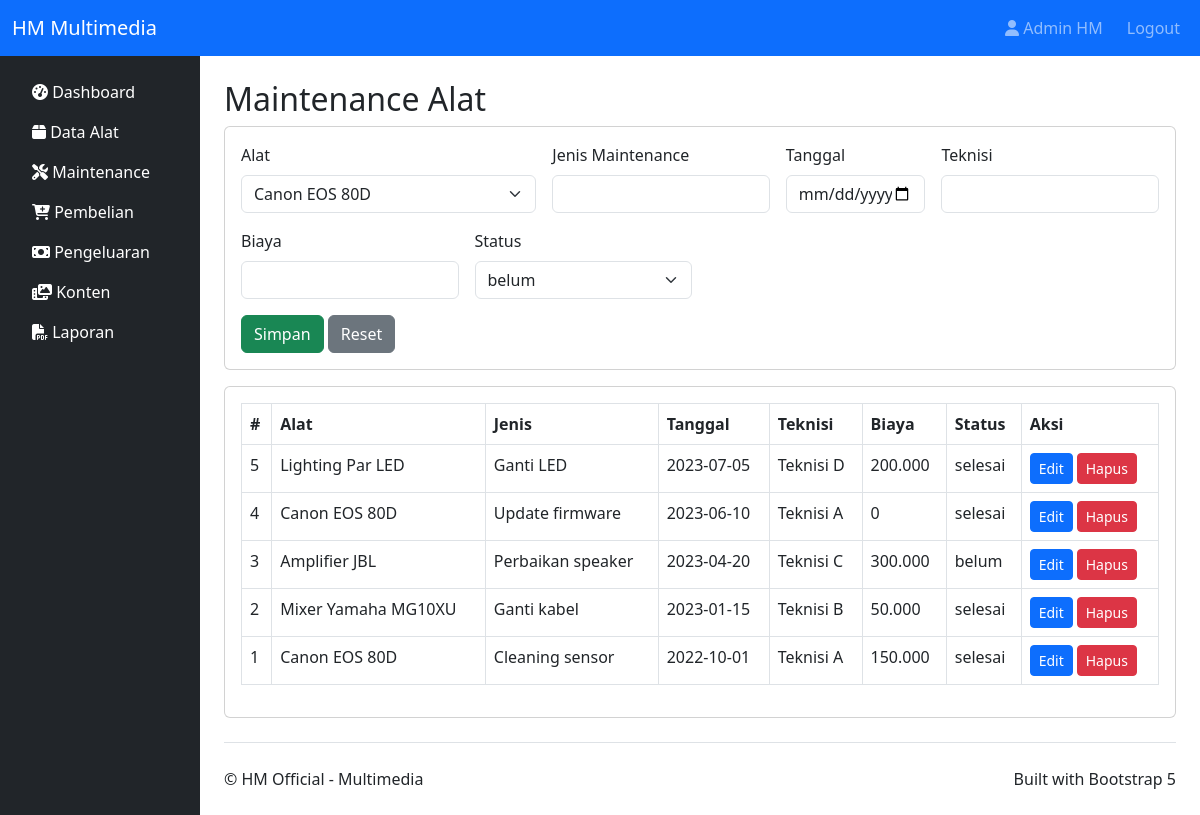
The app's page /maintenance.php (signed in) with its own data.
### tables this page shows
CREATE TABLE IF NOT EXISTS tabel_maintenance (
  id_maintenance INT AUTO_INCREMENT PRIMARY KEY,
  id_alat INT NOT NULL,
  tanggal DATE,
  jenis_maintenance VARCHAR(150),
  teknisi VARCHAR(150),
  biaya DECIMAL(12,2) DEFAULT 0,
  status ENUM('selesai','belum') DEFAULT 'belum',
  FOREIGN KEY (id_alat) REFERENCES tabel_alat(id_alat) ON DELETE CASCADE
);

CREATE TABLE IF NOT EXISTS tabel_alat (
  id_alat INT AUTO_INCREMENT PRIMARY KEY,
  nama_alat VARCHAR(255) NOT NULL,
  jenis VARCHAR(100) NOT NULL,
  kondisi ENUM('baik','rusak ringan','rusak berat') DEFAULT 'baik',
  lokasi VARCHAR(150),
  penanggung_jawab VARCHAR(100),
  tanggal_pembelian DATE
);

### config.php (called while the page is built, shortened)
<?php
function is_logged_in() {
    return isset($_SESSION['user']);
}
?>

### maintenance.php (the view, shortened to what this page needs)
<?php
require_once 'config.php';
include 'header.php';
?>
<h2>Maintenance Alat</h2>
<div class="card mb-3">
  <div class="card-body">
    <form method="post" class="row g-3">
      <div class="col-md-4">
        <label class="form-label">Alat</label>
        <select name="id_alat" id="id_alat" class="form-select">
          <?php $rs = mysqli_query($conn, "SELECT id_alat, nama_alat FROM tabel_alat"); while($r = mysqli_fetch_assoc($rs)){ echo '<option value="'.$r['id_alat'].'">'.htmlspecialchars($r['nama_alat']).'</option>'; } ?>
        </select>
      </div>
      <div class="col-md-3">
        <label class="form-label">Jenis Maintenance</label>
        <input type="text" name="jenis_maintenance" id="jenis_maintenance" class="form-control">
      </div>
      <div class="col-md-2">
        <label class="form-label">Tanggal</label>
        <input type="date" name="tanggal" id="tanggal" class="form-control">
      </div>
      <div class="col-md-3">
        <label class="form-label">Teknisi</label>
        <input type="text" name="teknisi" id="teknisi" class="form-control">
      </div>
      <div class="col-md-3">
        <label class="form-label">Biaya</label>
        <input type="number" name="biaya" id="biaya" class="form-control">
      </div>
      <div class="col-md-3">
        <label class="form-label">Status</label>
        <select name="status" id="status" class="form-select"><option value="belum">belum</option><option value="selesai">selesai</option></select>
      </div>
      <div class="col-12">
        <button class="btn btn-success">Simpan</button>
        <button type="reset" class="btn btn-secondary" onclick="clearForm()">Reset</button>
      </div>
    </form>
  </div>
</div>
<div class="card">
  <div class="card-body">
    <table class="table table-bordered">
      <thead><tr><th>#</th><th>Alat</th><th>Jenis</th><th>Tanggal</th><th>Teknisi</th><th>Biaya</th><th>Status</th><th>Aksi</th></tr></thead>
      <tbody>
      <?php
      $q = mysqli_query($conn, "SELECT m.*, a.nama_alat FROM tabel_maintenance m JOIN tabel_alat a ON m.id_alat=a.id_alat ORDER BY id_maintenance DESC");
      while($r = mysqli_fetch_assoc($q)){
          echo '<tr>';
          echo '<td>'.$r['id_maintenance'].'</td>';
          echo '<td>'.htmlspecialchars($r['nama_alat']).'</td>';
          echo '<td>'.htmlspecialchars($r['jenis_maintenance']).'</td>';
          echo '<td>'.$r['tanggal'].'</td>';
          echo '<td>'.htmlspecialchars($r['teknisi']).'</td>';
          echo '<td>'.number_format($r['biaya'],0,',','.').'</td>';
          echo '<td>'.htmlspecialchars($r['status']).'</td>';
          echo '<td><a class="btn btn-sm btn-primary me-1" href="#" onclick="edit('.htmlspecialchars(json_encode($r), ENT_QUOTES).')">Edit</a><a class="btn btn-sm btn-danger" href="?delete='.$r['id_maintenance'].'" onclick="return confirm(\'Hapus?\')">Hapus</a></td>';
          echo '</tr>';
      }
      ?>
      </tbody>
    </table>
  </div>
</div>
<?php include 'footer.php'; ?>

### header.php (shortened to what this page needs)
<?php
require_once 'config.php';
?>
<!doctype html>
<html lang="id">
<head>
  <link href="https://cdn.jsdelivr.net/npm/bootstrap@5.3.0/dist/css/bootstrap.min.css" rel="stylesheet">
  <link href="https://cdnjs.cloudflare.com/ajax/libs/font-awesome/6.4.0/css/all.min.css" rel="stylesheet">
  <link href="assets/css/style.css" rel="stylesheet">
</head>
<body>
<nav class="navbar navbar-expand-lg navbar-dark bg-primary fixed-top">
  <div class="container-fluid">
    <a class="navbar-brand" href="index.php">HM Multimedia</a>
    <div class="collapse navbar-collapse" id="navbarNav">
      <ul class="navbar-nav ms-auto">
        <?php if(is_logged_in()): ?>
        <li class="nav-item me-2"><a class="nav-link" href="#"><i class="fa fa-user"></i> <?=htmlspecialchars($_SESSION['user']['nama_user'])?></a></li>
        <li class="nav-item"><a class="nav-link" href="logout.php">Logout</a></li>
        <?php else: ?>
        <li class="nav-item"><a class="nav-link" href="login.php">Login</a></li>
        <?php endif; ?>
      </ul>
    </div>
  </div>
</nav>
<div class="container-fluid">
  <div class="row">
    <nav class="col-md-2 d-none d-md-block bg-dark sidebar p-3 text-white">
      <div class="sidebar-sticky">
        <ul class="nav flex-column">
          <li class="nav-item"><a class="nav-link text-white" href="index.php"><i class="fa fa-tachometer-alt"></i> Dashboard</a></li>
          <li class="nav-item"><a class="nav-link text-white" href="alat.php"><i class="fa fa-box"></i> Data Alat</a></li>
          <li class="nav-item"><a class="nav-link text-white" href="maintenance.php"><i class="fa fa-tools"></i> Maintenance</a></li>
          <li class="nav-item"><a class="nav-link text-white" href="pembelian.php"><i class="fa fa-cart-plus"></i> Pembelian</a></li>
          <li class="nav-item"><a class="nav-link text-white" href="pengeluaran.php"><i class="fa fa-money-bill"></i> Pengeluaran</a></li>
          <li class="nav-item"><a class="nav-link text-white" href="konten.php"><i class="fa fa-photo-video"></i> Konten</a></li>
          <li class="nav-item"><a class="nav-link text-white" href="laporan.php"><i class="fa fa-file-pdf"></i> Laporan</a></li>
        </ul>
      </div>
    </nav>
    <main class="col-md-9 ms-sm-auto col-lg-10 px-md-4 py-4">

### footer.php (shortened to what this page needs)
    <footer class="pt-4 mt-4 border-top">
      <div class="d-flex justify-content-between">
        <div>© HM Official - Multimedia</div>
        <div>Built with Bootstrap 5</div>
      </div>
    </footer>
    </main>
  </div>
</div>
</body>
</html>

### assets/css/style.css (style rules this page uses)
body { padding-top: 56px; }
.sidebar { min-height: calc(100vh - 56px); }
.sidebar .nav-link { color: rgba(255, 255, 255, 0.9); }

### records on screen
tabel_maintenance: id_maintenance "5", id_alat.nama_alat "Lighting Par LED", jenis_maintenance "Ganti LED", tanggal "2023-07-05", teknisi "Teknisi D", biaya "200.000", status "selesai"
tabel_maintenance: id_maintenance "4", id_alat.nama_alat "Canon EOS 80D", jenis_maintenance "Update firmware", tanggal "2023-06-10", teknisi "Teknisi A", biaya "0", status "selesai"
tabel_maintenance: id_maintenance "3", id_alat.nama_alat "Amplifier JBL", jenis_maintenance "Perbaikan speaker", tanggal "2023-04-20", teknisi "Teknisi C", biaya "300.000", status "belum"
tabel_maintenance: id_maintenance "2", id_alat.nama_alat "Mixer Yamaha MG10XU", jenis_maintenance "Ganti kabel", tanggal "2023-01-15", teknisi "Teknisi B", biaya "50.000", status "selesai"
tabel_maintenance: id_maintenance "1", id_alat.nama_alat "Canon EOS 80D", jenis_maintenance "Cleaning sensor", tanggal "2022-10-01", teknisi "Teknisi A", biaya "150.000", status "selesai"

### other values on screen
$_SESSION['user']['nama_user'] "Admin HM"
form field id_alat "Canon EOS 80D"
